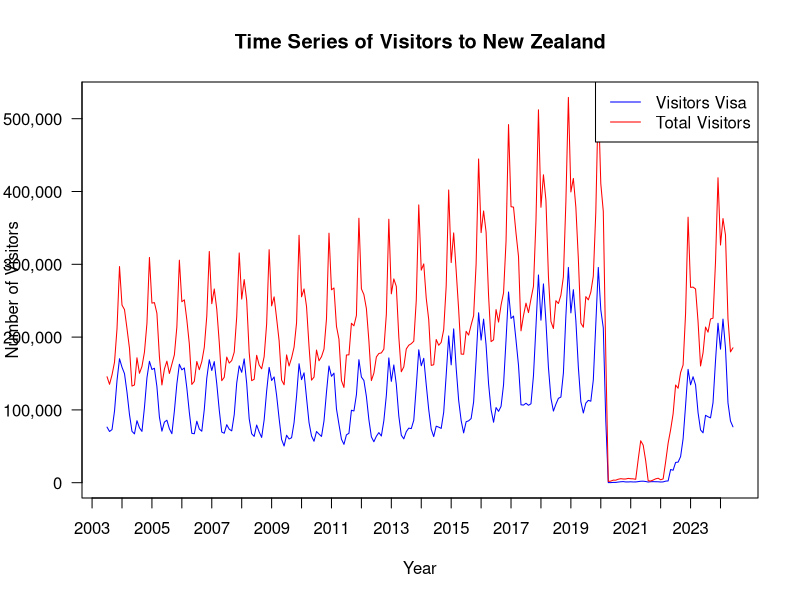

Write R code to recreate this figure.
options(scipen = 999)

library(ggplot2)

ts_df <- read.csv('Timespan.csv')

colnames(ts_df)[1] <- "Year Month"
colnames(ts_df) <- ts_df[1, ]  
ts_df <- ts_df[-1, ] 

ts_df_total <- ts_df[, -c(2:64)]

ts_df_total$`Year Month` <- as.Date(paste(ts_df_total$`Year Month`, "-01", sep=""), format="%Y-%m-%d")

###I only put visitor/tourist visa and total visitor(no matter the purpose/visa) here.
ts_df_total$Visitor <- as.numeric(ts_df_total$Visitor)
ts_df_total$TOTAL <- as.numeric(ts_df_total$TOTAL)

start_year <- 2003
start_month <- 7
ts_visitor <- ts(ts_df_total$Visitor, start = c(start_year, start_month), frequency = 12)
ts_total <- ts(ts_df_total$TOTAL, start = c(start_year, start_month), frequency = 12)

plot(ts_visitor, col = "blue", ylim = range(c(ts_visitor, ts_total)),
     ylab = "Number of Visitors", xlab = "Year", main = "Time Series of Visitors to New Zealand",
     xaxt = "n", yaxt = "n")  

axis(2, at = pretty(range(c(ts_visitor, ts_total))), 
     labels = format(pretty(range(c(ts_visitor, ts_total))), big.mark = ","), las = 1)

years <- seq(start_year, 2024, by = 1)
axis(1, at = years, labels = years)

lines(ts_total, col = "red")
legend("topright", legend = c("Visitors Visa", "Total Visitors"),
       col = c("blue", "red"), lty = 1)
